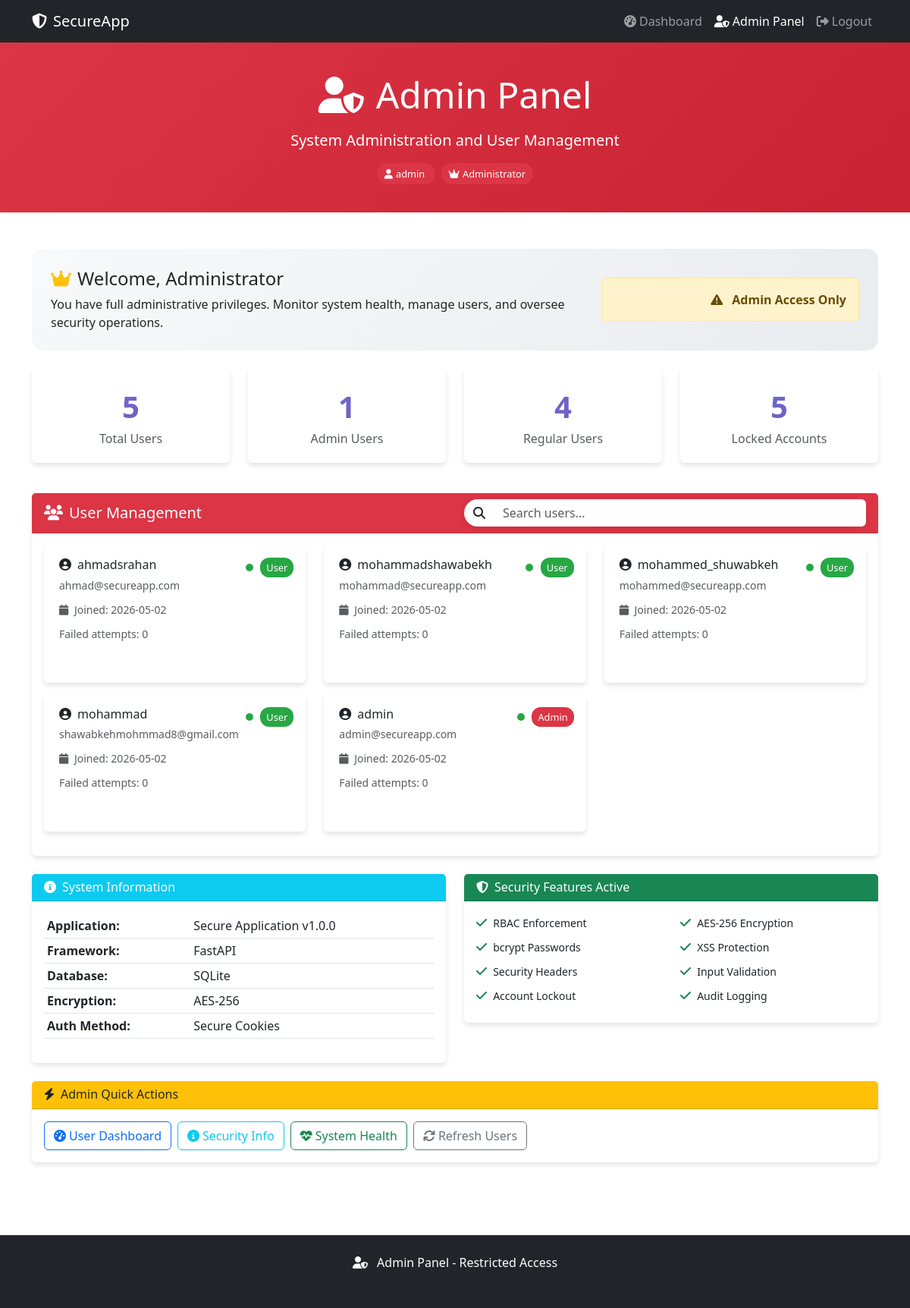
Page /admin (signed in) on the earlier database version.
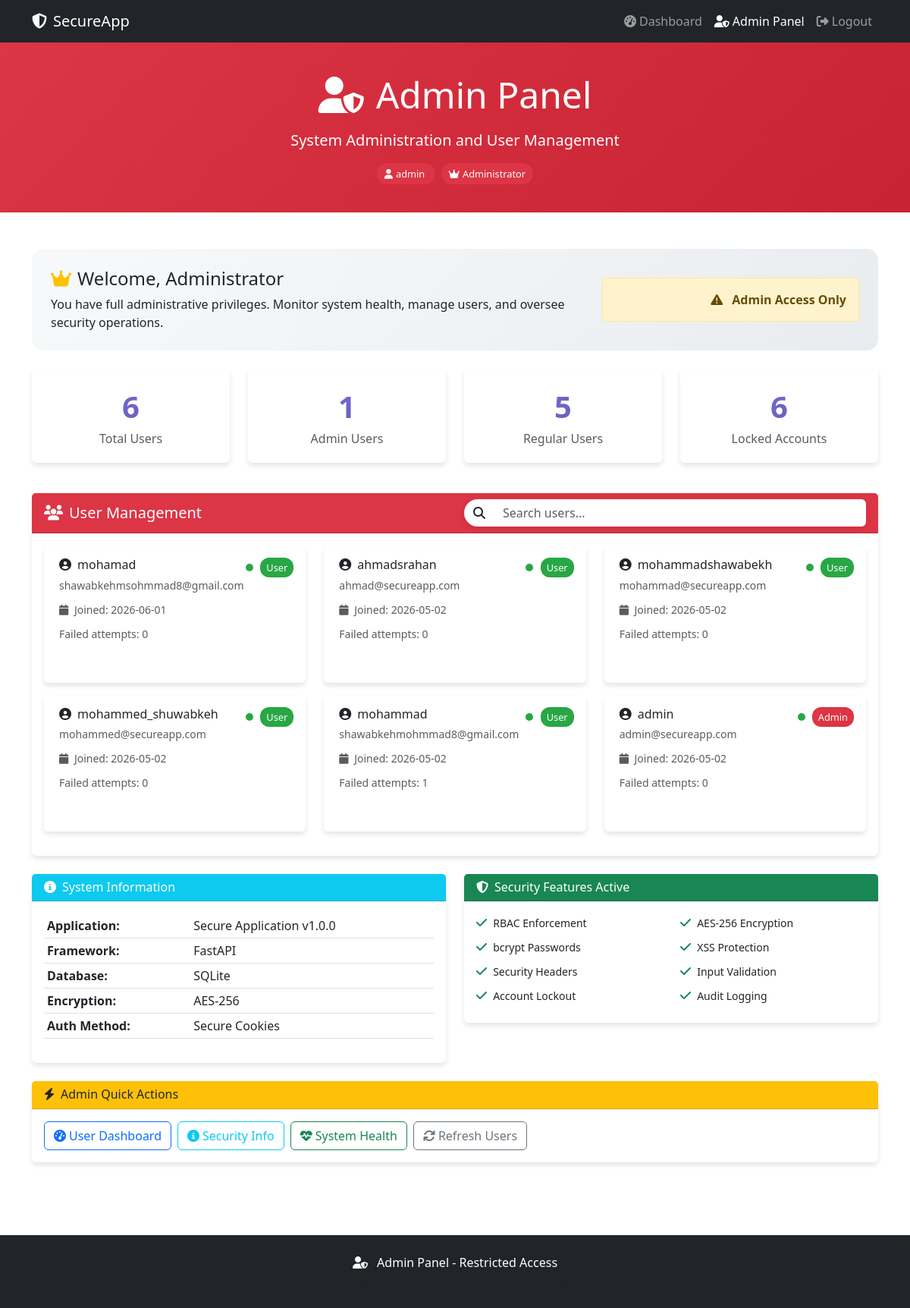
Same page on the later database version.
### tables this page shows
CREATE TABLE users (
                        id INTEGER PRIMARY KEY AUTOINCREMENT,
                        username TEXT UNIQUE NOT NULL,
                        email TEXT UNIQUE NOT NULL,
                        password_hash TEXT NOT NULL,
                        role TEXT DEFAULT 'user',
                        failed_login_attempts INTEGER DEFAULT 0,
                        last_login_attempt TEXT,
                        lockout_until TEXT,
                        created_at TEXT DEFAULT CURRENT_TIMESTAMP
                    );

### main.py (the view)
@app.get("/admin", response_class=HTMLResponse)
async def admin_panel(request: Request):
    admin_user = require_admin(request)
    all_users = db.get_all_users()
    return templates.TemplateResponse("admin.html", {
        "request": request,
        "user": admin_user,
        "users": all_users
    })

### templates/admin.html (shortened to what this page needs)
<!DOCTYPE html>
<html lang="en">
<head>
    <link href="https://cdn.jsdelivr.net/npm/bootstrap@5.3.0/dist/css/bootstrap.min.css" rel="stylesheet">
    <link href="https://cdnjs.cloudflare.com/ajax/libs/font-awesome/6.4.0/css/all.min.css" rel="stylesheet">
</head>
<body>
    <nav class="navbar navbar-expand-lg navbar-dark bg-dark">
        <div class="container">
            <a class="navbar-brand" href="/">
                <i class="fas fa-shield-alt me-2"></i>SecureApp
            </a>
            <div class="collapse navbar-collapse" id="navbarNav">
                <ul class="navbar-nav ms-auto">
                    <li class="nav-item">
                        <a class="nav-link" href="/dashboard">
                            <i class="fas fa-tachometer-alt me-1"></i>Dashboard
                        </a>
                    </li>
                    <li class="nav-item">
                        <a class="nav-link active" href="/admin">
                            <i class="fas fa-user-shield me-1"></i>Admin Panel
                        </a>
                    </li>
                    <li class="nav-item">
                        <a class="nav-link" href="/logout">
                            <i class="fas fa-sign-out-alt me-1"></i>Logout
                        </a>
                    </li>
                </ul>
            </div>
        </div>
    </nav>
    <div class="admin-header">
        <div class="container text-center">
            <h1 class="display-5 mb-3">
                <i class="fas fa-user-shield me-3"></i>Admin Panel
            </h1>
            <p class="lead">System Administration and User Management</p>
            <div class="mt-3">
                <span class="admin-badge me-2">
                    <i class="fas fa-user me-1"></i>{{ user.username }}
                </span>
                <span class="admin-badge">
                    <i class="fas fa-crown me-1"></i>Administrator
                </span>
            </div>
        </div>
    </div>
    <div class="container py-5">
        <div class="admin-welcome mb-4">
            <div class="row align-items-center">
                <div class="col-md-8">
                    <h4>
                        <i class="fas fa-crown text-warning me-2"></i>Welcome, Administrator
                    </h4>
                    <p class="mb-0">
                        You have full administrative privileges. Monitor system health, manage users, and oversee security operations.
                    </p>
                </div>
                <div class="col-md-4 text-end">
                    <div class="alert alert-warning mb-0">
                        <i class="fas fa-exclamation-triangle me-2"></i>
                        <strong>Admin Access Only</strong>
                    </div>
                </div>
            </div>
        </div>
        <div class="row mb-4">
            <div class="col-md-3 mb-3">
                <div class="card">
                    <div class="card-body stats-card">
                        <div class="stats-number">{{ users|length }}</div>
                        <div class="text-muted">Total Users</div>
                    </div>
                </div>
            </div>
            <div class="col-md-3 mb-3">
                <div class="card">
                    <div class="card-body stats-card">
                        <div class="stats-number">{{ users|selectattr('role', 'equalto', 'admin')|list|length }}</div>
                        <div class="text-muted">Admin Users</div>
                    </div>
                </div>
            </div>
            <div class="col-md-3 mb-3">
                <div class="card">
                    <div class="card-body stats-card">
                        <div class="stats-number">{{ users|selectattr('role', 'equalto', 'user')|list|length }}</div>
                        <div class="text-muted">Regular Users</div>
                    </div>
                </div>
            </div>
            <div class="col-md-3 mb-3">
                <div class="card">
                    <div class="card-body stats-card">
                        <div class="stats-number">{{ users|selectattr('is_locked')|list|length }}</div>
                        <div class="text-muted">Locked Accounts</div>
                    </div>
                </div>
            </div>
        </div>
        <div class="card">
            <div class="card-header bg-danger text-white">
                <div class="row align-items-center">
                    <div class="col-md-6">
                        <h5 class="mb-0">
                            <i class="fas fa-users me-2"></i>User Management
                        </h5>
                    </div>
                    <div class="col-md-6">
                        <div class="search-box">
                            <div class="input-group">
                                <span class="input-group-text bg-transparent border-0">
                                    <i class="fas fa-search"></i>
                                </span>
                                <input type="text" class="form-control border-0" id="userSearch"
                                       placeholder="Search users...">
                            </div>
                        </div>
                    </div>
                </div>
            </div>
            <div class="card-body">
                <div class="row" id="usersList">
                    {% for user_info in users %}
                    <div class="col-md-6 col-lg-4 mb-3 user-item"
                         data-username="{{ user_info.username.lower() }}"
                         data-email="{{ user_info.email.lower() }}"
                         data-role="{{ user_info.role }}">
                        <div class="card user-card h-100">
                            <div class="card-body">
                                <div class="d-flex justify-content-between align-items-start mb-2">
                                    <div>
                                        <h6 class="card-title mb-1">
                                            <i class="fas fa-user-circle me-2"></i>{{ user_info.username }}
                                        </h6>
                                        <small class="text-muted">{{ user_info.email }}</small>
                                    </div>
                                    <div>
                                        {% if user_info.is_locked() %}
                                            <span class="status-indicator status-locked"
                                                  title="Account Locked"></span>
                                        {% else %}
                                            <span class="status-indicator status-active"
                                                  title="Account Active"></span>
                                        {% endif %}
                                        <span class="role-badge {% if user_info.role == 'admin' %}role-admin{% else %}role-user{% endif %}">
                                            {{ user_info.role.title() }}
                                        </span>
                                    </div>
                                </div>
                                <div class="mb-2">
                                    <small class="text-muted">
                                        <i class="fas fa-calendar me-1"></i>
                                        Joined: {{ user_info.created_at[:10] }}
                                    </small>
                                </div>
                                <div class="mb-2">
                                    <small class="text-muted">
                                        Failed attempts: {{ user_info.failed_login_attempts }}
                                    </small>
                                </div>
                            </div>
                        </div>
                    </div>
                    {% endfor %}
                </div>
            </div>
        </div>
        <div class="row mt-4">
            <div class="col-md-6">
                <div class="card">
                    <div class="card-header bg-info text-white">
                        <h6 class="mb-0">
                            <i class="fas fa-info-circle me-2"></i>System Information
                        </h6>
                    </div>
                    <div class="card-body">
                        <table class="table table-sm">
                            <tr>
                                <td><strong>Application:</strong></td>
                                <td>Secure Application v1.0.0</td>
                            </tr>
                            <tr>
                                <td><strong>Framework:</strong></td>
                                <td>FastAPI</td>
                            </tr>
                            <tr>
                                <td><strong>Database:</strong></td>
                                <td>SQLite</td>
                            </tr>
                            <tr>
                                <td><strong>Encryption:</strong></td>
                                <td>AES-256</td>
                            </tr>
                            <tr>
                                <td><strong>Auth Method:</strong></td>
                                <td>Secure Cookies</td>
                            </tr>
                        </table>
                    </div>
                </div>
            </div>
            <div class="col-md-6">
                <div class="card">
                    <div class="card-header bg-success text-white">
                        <h6 class="mb-0">
                            <i class="fas fa-shield-alt me-2"></i>Security Features Active
                        </h6>
                    </div>
                    <div class="card-body">
                        <div class="row">
                            <div class="col-6 mb-2">
                                <i class="fas fa-check text-success me-1"></i>
                                <small>RBAC Enforcement</small>
                            </div>
                            <div class="col-6 mb-2">
                                <i class="fas fa-check text-success me-1"></i>
                                <small>AES-256 Encryption</small>
                            </div>
                            <div class="col-6 mb-2">
                                <i class="fas fa-check text-success me-1"></i>
                                <small>bcrypt Passwords</small>
                            </div>
                            <div class="col-6 mb-2">
                                <i class="fas fa-check text-success me-1"></i>
                                <small>XSS Protection</small>
                            </div>
                            <div class="col-6 mb-2">
                                <i class="fas fa-check text-success me-1"></i>
                                <small>Security Headers</small>
                            </div>
                            <div class="col-6 mb-2">
                                <i class="fas fa-check text-success me-1"></i>
                                <small>Input Validation</small>
                            </div>
                            <div class="col-6 mb-2">
                                <i class="fas fa-check text-success me-1"></i>
                                <small>Account Lockout</small>
                            </div>
                            <div class="col-6 mb-2">
                                <i class="fas fa-check text-success me-1"></i>
                                <small>Audit Logging</small>
                            </div>
                        </div>
                    </div>
                </div>
            </div>
        </div>
        <div class="card mt-4">
            <div class="card-header bg-warning text-dark">
                <h6 class="mb-0">
                    <i class="fas fa-bolt me-2"></i>Admin Quick Actions
                </h6>
            </div>
            <div class="card-body">
                <div class="d-flex gap-2 flex-wrap">
                    <a href="/dashboard" class="btn btn-outline-primary">
                        <i class="fas fa-tachometer-alt me-1"></i>User Dashboard
                    </a>
                    <a href="/security-info" class="btn btn-outline-info">
                        <i class="fas fa-info-circle me-1"></i>Security Info
                    </a>
                    <a href="/health" class="btn btn-outline-success">
                        <i class="fas fa-heartbeat me-1"></i>System Health
                    </a>
                    <button type="button" class="btn btn-outline-secondary" onclick="refreshUsers()">
                        <i class="fas fa-sync me-1"></i>Refresh Users
                    </button>
                </div>
            </div>
        </div>
    </div>
    <footer class="bg-dark text-white py-4 mt-5">
        <div class="container text-center">
            <p class="mb-0">
                <i class="fas fa-user-shield me-2"></i>
                Admin Panel - Restricted Access
            </p>
            <small class="text-muted">
            </small>
        </div>
    </footer>
</body>
</html>

### templates/admin.html (style rules this page uses)
.admin-header { background: linear-gradient(135deg, #dc3545 0%, #c82333 100%); color: white; padding: 40px 0; }
.card { border: none; box-shadow: 0 4px 6px rgba(0,0,0,0.1); transition: transform 0.3s ease; }
.admin-badge { background: #dc3545; color: white; padding: 5px 10px; border-radius: 15px; font-size: 0.8em; }
.user-card { transition: all 0.3s ease; border-left: 4px solid transparent; }
.role-badge { font-size: 0.8em; padding: 4px 8px; border-radius: 12px; }
.role-admin { background: #dc3545; color: white; }
.role-user { background: #28a745; color: white; }
.status-indicator { width: 10px; height: 10px; border-radius: 50%; display: inline-block; margin-right: 5px; }
.status-active { background: #28a745; }
.stats-card { text-align: center; padding: 20px; }
.stats-number { font-size: 2.5em; font-weight: bold; background: linear-gradient(135deg, #667eea 0%, #764ba2 100%); -webkit-background-clip: text; -webkit-text-fill-color: transparent; background-clip: text; }
.search-box { background: white; border-radius: 25px; box-shadow: 0 2px 10px rgba(0,0,0,0.1); }
.admin-welcome { background: linear-gradient(135deg, #f8f9fa 0%, #e9ecef 100%); border-radius: 15px; padding: 25px; }

Differences in the rows shown:
added users: username "mohamad", email "shawabkehmsohmmad8@gmail.com", role "User", created_at "2026-06-01", failed_login_attempts "0"
changed users "mohammad": failed_login_attempts "0" → "1"
Other differences:
{{ users|length }}: "5" → "6"
{{ users|selectattr('role', 'equalto', 'user')|list|length }}: "4" → "5"
{{ users|selectattr('is_locked')|list|length }}: "5" → "6"
